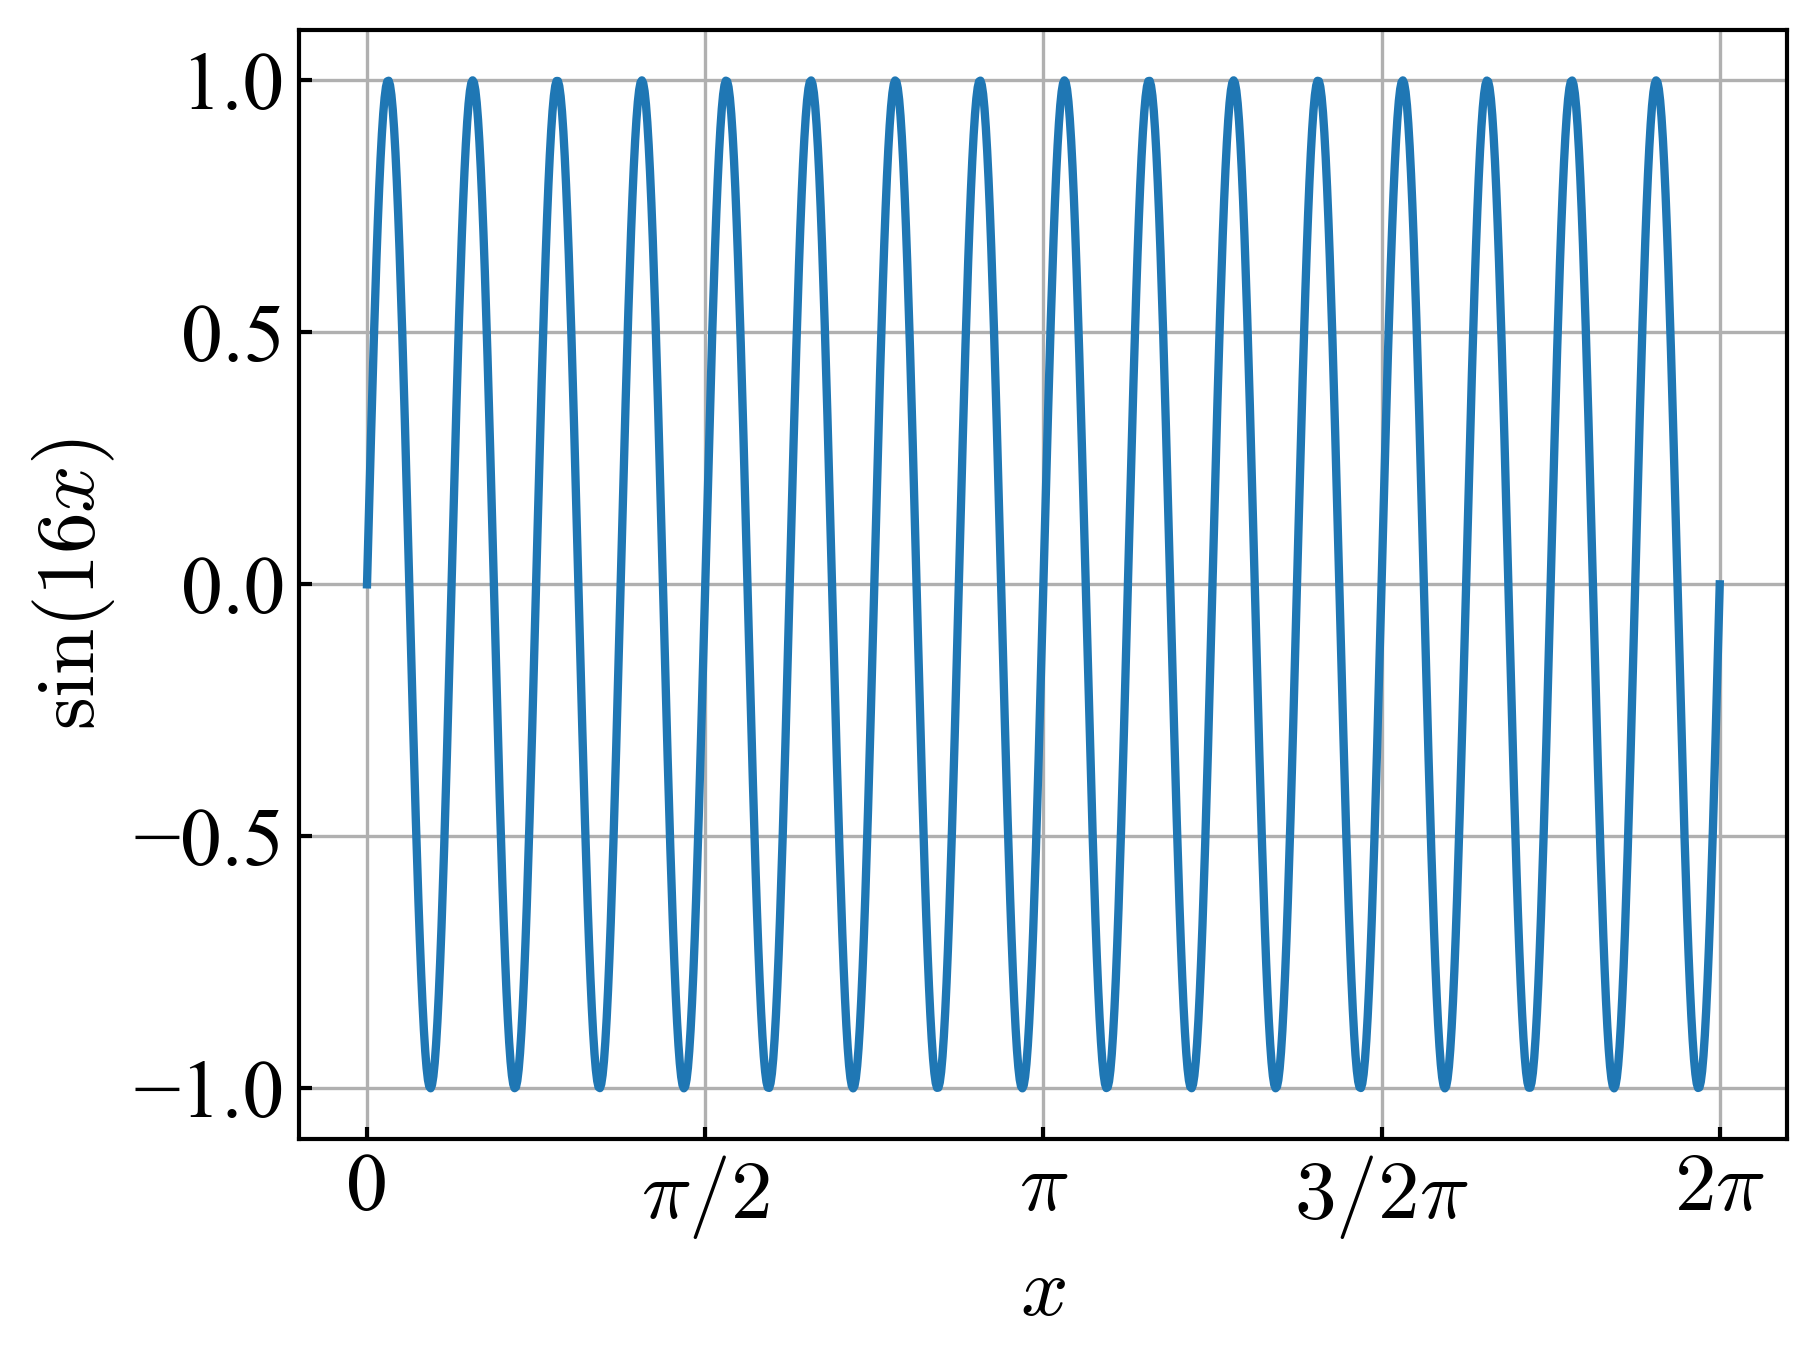

This chart was generated by the following Python code:
import numpy as np
import matplotlib.pyplot as plt

plt.rcParams["font.family"] = "Times New Roman"
plt.rcParams["mathtext.fontset"] = "cm"
plt.rcParams["xtick.direction"] = "in"
plt.rcParams["ytick.direction"] = "in"
plt.rcParams["xtick.major.width"] = 1.0
plt.rcParams["ytick.major.width"] = 1.0
plt.rcParams["xtick.minor.width"] = 0.5
plt.rcParams["xtick.major.size"] = 3
plt.rcParams["ytick.major.size"] = 3
plt.rcParams["xtick.minor.size"] = 2
plt.rcParams["font.size"] = 20
# plt.rcParams["axes.titlesize"] = 24
plt.rcParams["axes.labelsize"] = 20
plt.rcParams["axes.linewidth"] = 1.0
plt.rcParams["lines.linewidth"] = 2.0

def sin(x):
    return np.sin(16 * x)

if __name__ == "__main__":
    x = np.linspace(0, 2 * np.pi, 1000)
    y = sin(x)

    plt.plot(x, y)
    plt.xlabel(r"$x$")
    plt.ylabel(r"$\sin(16x)$")
    plt.xticks([0, 0.5 * np.pi, np.pi, 1.5 * np.pi, 2 * np.pi], [0, r"$\pi/2$", r"$\pi$", r"$3/2 \pi$", r"$2\pi$"])
    plt.grid()
    plt.savefig('sin'+'.pdf', format = 'pdf', dpi = 300, bbox_inches = 'tight')
    plt.savefig('sin'+'.png', format = 'png', dpi = 300, bbox_inches = 'tight')
